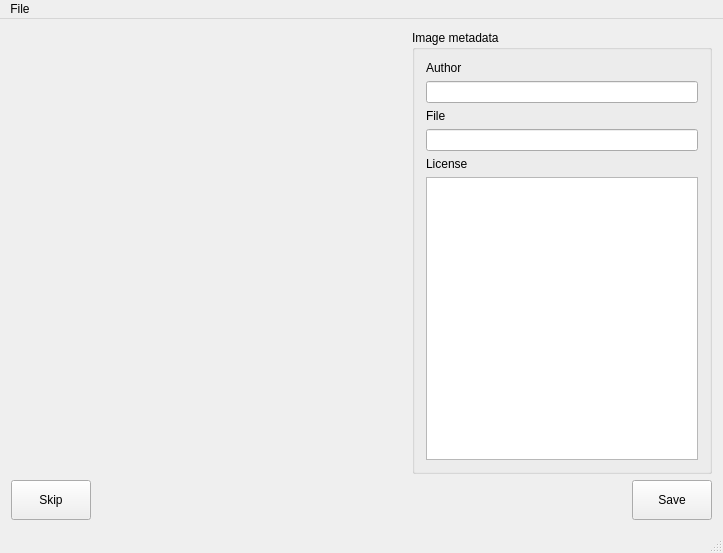
<?xml version="1.0" encoding="UTF-8"?>
<ui version="4.0">
 <class>MainWindow</class>
 <widget class="QMainWindow" name="MainWindow">
  <property name="geometry">
   <rect>
    <x>0</x>
    <y>0</y>
    <width>723</width>
    <height>553</height>
   </rect>
  </property>
  <property name="windowTitle">
   <string>wiki-image-thumbnailer</string>
  </property>
  <widget class="QWidget" name="centralWidget">
   <layout class="QVBoxLayout" name="verticalLayout" stretch="4,1">
    <item>
     <layout class="QHBoxLayout" name="horizontalLayout" stretch="2,1">
      <property name="spacing">
       <number>9</number>
      </property>
      <item>
       <widget class="ImageDisplay" name="widget_imageDisplay" native="true"/>
      </item>
      <item>
       <widget class="QGroupBox" name="groupBox_info">
        <property name="sizePolicy">
         <sizepolicy hsizetype="Preferred" vsizetype="Preferred">
          <horstretch>0</horstretch>
          <verstretch>0</verstretch>
         </sizepolicy>
        </property>
        <property name="minimumSize">
         <size>
          <width>300</width>
          <height>0</height>
         </size>
        </property>
        <property name="maximumSize">
         <size>
          <width>500</width>
          <height>16777215</height>
         </size>
        </property>
        <property name="title">
         <string>Image metadata</string>
        </property>
        <layout class="QFormLayout" name="formLayout">
         <item row="0" column="0">
          <widget class="QLabel" name="label">
           <property name="text">
            <string>Author</string>
           </property>
          </widget>
         </item>
         <item row="2" column="0">
          <widget class="QLabel" name="label_3">
           <property name="text">
            <string>File</string>
           </property>
          </widget>
         </item>
         <item row="4" column="0">
          <widget class="QLabel" name="label_2">
           <property name="text">
            <string>License</string>
           </property>
          </widget>
         </item>
         <item row="3" column="0" colspan="2">
          <widget class="QLineEdit" name="lineEdit_file"/>
         </item>
         <item row="1" column="0" colspan="2">
          <widget class="QLineEdit" name="lineEdit_author"/>
         </item>
         <item row="5" column="0" colspan="2">
          <widget class="QPlainTextEdit" name="plainTextEdit_licenseDetails"/>
         </item>
        </layout>
       </widget>
      </item>
     </layout>
    </item>
    <item>
     <widget class="QFrame" name="frame_buttons">
      <property name="sizePolicy">
       <sizepolicy hsizetype="Preferred" vsizetype="Maximum">
        <horstretch>0</horstretch>
        <verstretch>0</verstretch>
       </sizepolicy>
      </property>
      <property name="minimumSize">
       <size>
        <width>0</width>
        <height>0</height>
       </size>
      </property>
      <property name="maximumSize">
       <size>
        <width>16777215</width>
        <height>40</height>
       </size>
      </property>
      <property name="frameShape">
       <enum>QFrame::NoFrame</enum>
      </property>
      <property name="frameShadow">
       <enum>QFrame::Raised</enum>
      </property>
      <layout class="QHBoxLayout" name="horizontalLayout_2">
       <property name="leftMargin">
        <number>0</number>
       </property>
       <property name="topMargin">
        <number>0</number>
       </property>
       <property name="rightMargin">
        <number>0</number>
       </property>
       <property name="bottomMargin">
        <number>0</number>
       </property>
       <item>
        <widget class="QPushButton" name="pushButton_skip">
         <property name="sizePolicy">
          <sizepolicy hsizetype="Minimum" vsizetype="Minimum">
           <horstretch>0</horstretch>
           <verstretch>0</verstretch>
          </sizepolicy>
         </property>
         <property name="text">
          <string>Skip</string>
         </property>
        </widget>
       </item>
       <item>
        <spacer name="horizontalSpacer">
         <property name="orientation">
          <enum>Qt::Horizontal</enum>
         </property>
         <property name="sizeHint" stdset="0">
          <size>
           <width>40</width>
           <height>20</height>
          </size>
         </property>
        </spacer>
       </item>
       <item>
        <widget class="QPushButton" name="pushButton_save">
         <property name="sizePolicy">
          <sizepolicy hsizetype="Minimum" vsizetype="Minimum">
           <horstretch>0</horstretch>
           <verstretch>0</verstretch>
          </sizepolicy>
         </property>
         <property name="text">
          <string>Save</string>
         </property>
        </widget>
       </item>
      </layout>
     </widget>
    </item>
   </layout>
  </widget>
  <widget class="QMenuBar" name="menuBar">
   <property name="geometry">
    <rect>
     <x>0</x>
     <y>0</y>
     <width>723</width>
     <height>22</height>
    </rect>
   </property>
   <widget class="QMenu" name="menuFile">
    <property name="title">
     <string>File</string>
    </property>
    <addaction name="actionLoad_image_list"/>
   </widget>
   <addaction name="menuFile"/>
  </widget>
  <widget class="QStatusBar" name="statusBar"/>
  <action name="actionLoad_image_list">
   <property name="text">
    <string>Load image list...</string>
   </property>
  </action>
 </widget>
 <layoutdefault spacing="6" margin="11"/>
 <customwidgets>
  <customwidget>
   <class>ImageDisplay</class>
   <extends>QWidget</extends>
   <header>image_display.h</header>
   <container>1</container>
  </customwidget>
 </customwidgets>
 <resources/>
 <connections/>
</ui>
